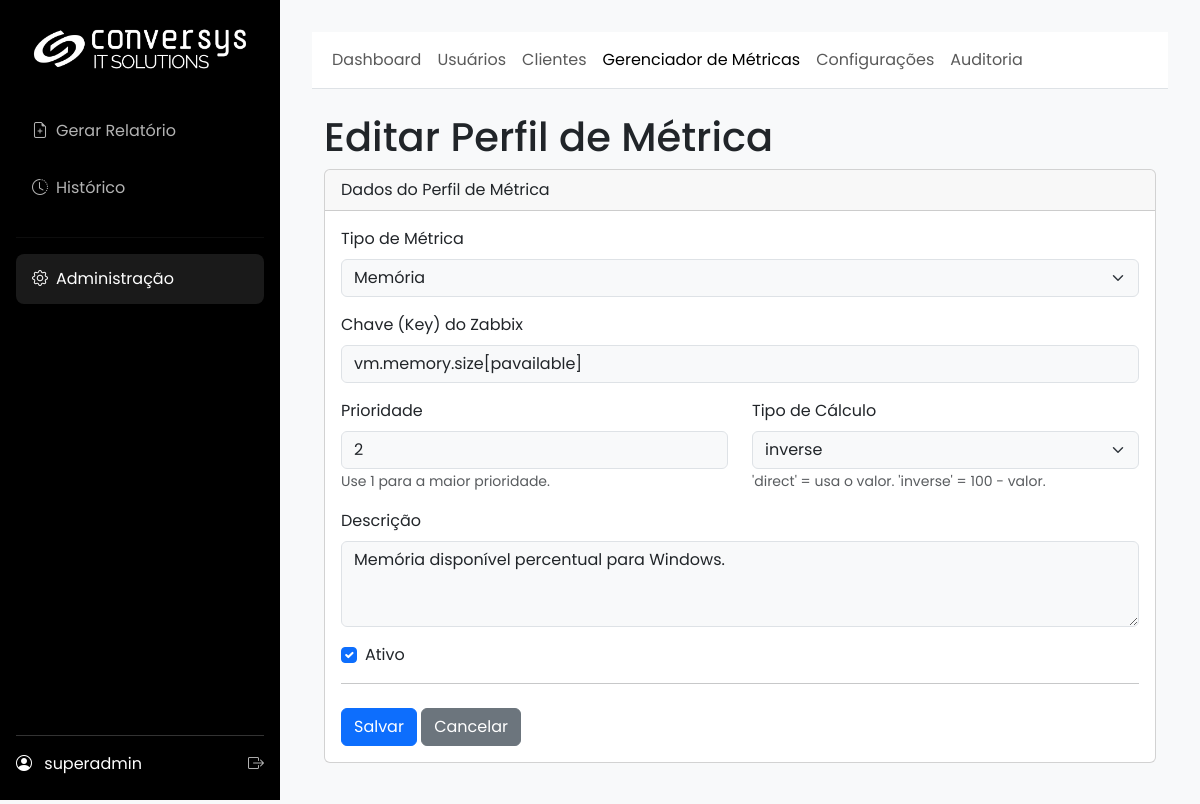
The page /admin/metric_key/edit/2 (signed in) on the database its author committed.
### app/models.py (models this page shows, shortened)
class SystemConfig(db.Model):
    id = db.Column(db.Integer, primary_key=True)
    company_name = db.Column(db.String(100), default="Conversys IT Solutions")
    footer_text = db.Column(db.String(255), default=f"Conversys IT Solutions Copyright {dt.datetime.now().year} – Todos os direitos Reservados | Política de privacidade")
    primary_color = db.Column(db.String(7), default="#2c3e50")
    secondary_color = db.Column(db.String(7), default="#3498db")
    logo_dark_bg_path = db.Column(db.String(255), nullable=True)
    logo_light_bg_path = db.Column(db.String(255), nullable=True)
    login_background_path = db.Column(db.String(255), nullable=True)
    default_cover_path = db.Column(db.String(255), nullable=True)
    color_scheme = db.Column(db.String(10), default="light")
    color_bg_main = db.Column(db.String(7), default="#f8f9fa")
    color_bg_card = db.Column(db.String(7), default="#ffffff")
    color_text_light = db.Column(db.String(7), default="#212529")
    color_border = db.Column(db.String(7), default="#dee2e6")
    login_media_path = db.Column(db.String(255), nullable=True)
    report_cover_path = db.Column(db.String(255), nullable=True)
    report_final_page_path = db.Column(db.String(255), nullable=True)

class User(UserMixin, db.Model):
    id = db.Column(db.Integer, primary_key=True)
    username = db.Column(db.String(64), index=True, unique=True)
    email = db.Column(db.String(120), index=True, unique=True)
    password_hash = db.Column(db.String(256))
    role_id = db.Column(db.Integer, db.ForeignKey('role.id'))
    reports = db.relationship('Report', backref='user', lazy='dynamic')
    clients = db.relationship('Client', secondary=user_client_association, back_populates='users')
    def has_role(self, role_name):
        return self.role.name == role_name

class MetricKeyProfile(db.Model):
    __tablename__ = 'metric_key_profile'
    id = db.Column(db.Integer, primary_key=True)
    metric_type = db.Column(db.String(50), nullable=False, index=True)
    key_string = db.Column(db.String(255), nullable=False)
    priority = db.Column(db.Integer, nullable=False, default=10)
    calculation_type = db.Column(db.Enum(CalculationType), nullable=False, default=CalculationType.DIRECT)
    description = db.Column(db.String(255), nullable=True)
    is_active = db.Column(db.Boolean, default=True, nullable=False)

### app/admin/routes.py (the view)
@admin.route('/metric_key/edit/<int:key_id>', methods=['GET', 'POST'])
@admin_required
def edit_metric_key(key_id):
    _ensure_request_id()
    _log_debug("Acessando rota edit_metric_key", key_id=key_id, method=request.method)
    key_profile = MetricKeyProfile.query.get_or_404(key_id)
    form = MetricKeyProfileForm(obj=key_profile)
    if request.method == 'GET':
        form.calculation_type.data = key_profile.calculation_type.name
    if form.validate_on_submit():
        _log_debug("Formulário de edição de perfil validado", key_id=key_id)
        try:
            key_profile.metric_type = form.metric_type.data
            key_profile.key_string = form.key_string.data
            key_profile.priority = form.priority.data
            key_profile.calculation_type = CalculationType[form.calculation_type.data]
            key_profile.description = form.description.data
            key_profile.is_active = form.is_active.data
            db.session.commit()
            AuditService.log(f'Editou o perfil de métrica ID {key_id}: {key_profile.key_string}')
            flash('Perfil de métrica atualizado com sucesso!', 'success')
            return redirect(url_for('admin.list_metric_keys'))
        except Exception as e:
            current_app.logger.error(f"[{g.request_id}] Erro ao atualizar perfil de métrica ID {key_id}: {e}", exc_info=True)
            db.session.rollback()
            flash('Erro ao atualizar o perfil de métrica. Consulte os logs.', 'danger')
    else:
        if request.method == 'POST':
            _log_debug("Validação do formulário de edição falhou", key_id=key_id, errors=form.errors)
    return render_template('admin/metric_key_form.html', form=form, title="Editar Perfil de Métrica", action="Editar")

### app/admin/routes.py
class MetricKeyProfileForm(FlaskForm):
    metric_type = SelectField(
        'Tipo de Métrica',
        choices=[
            ('memory', 'Memória'),
            ('cpu', 'CPU'),
            ('disk', 'Disco'),
            ('wifi_clients', 'Wi-Fi (Contagem de Clientes)')  # <-- NOVO
        ],
        validators=[DataRequired(message="Selecione o tipo de métrica.")]
    )
    key_string = StringField(
        'Chave (Key) do Zabbix',
        validators=[DataRequired(message="A chave do item é obrigatória."), Length(min=1, max=255)]
    )
    priority = IntegerField(
        'Prioridade',
        validators=[DataRequired(message="A prioridade é obrigatória."), NumberRange(min=1, max=100)],
        default=10
    )
    calculation_type = SelectField(
        'Tipo de Cálculo',
        choices=[(calc.name, calc.value) for calc in CalculationType],
        validators=[DataRequired(message="O tipo de cálculo é obrigatório.")]
    )
    description = TextAreaField(
        'Descrição',
        validators=[Length(max=255)]
    )
    is_active = BooleanField('Ativo', default=True)
    submit = SubmitField('Salvar')

### app/__init__.py (called while the page is built)
@login_manager.user_loader
def load_user(user_id):
    from .models import User
    return db.session.get(User, int(user_id))

def _ensure_request_id():
    rid = getattr(g, "request_id", None)
    if not rid:
        rid = uuid.uuid4().hex
        g.request_id = rid
    return rid

### app/admin/routes.py (called while the page is built)
def _ensure_request_id():
    if not getattr(g, "request_id", None):
        g.request_id = uuid.uuid4().hex
    return g.request_id

def _log_debug(msg, **extra):
    rid = _ensure_request_id()
    payload = {"rid": rid, **extra}
    try:
        current_app.logger.debug(f"{msg} | {payload}")
    except Exception:
        print(f"DEBUG {msg} | {payload}")

### app/main/routes.py (called while the page is built, shortened)
@main.before_app_request
def before_request_func():
    cfg = SystemConfig.query.first()
    g.sys_config = cfg

### app/utils.py (called while the page is built)
def admin_required(f):
    @wraps(f)
    @login_required
    def decorated_function(*args, **kwargs):
        if not (current_user.has_role('admin') or current_user.has_role('super_admin')):
            flash('Acesso negado. Você não tem permissão para acessar esta área.', 'danger')
            return redirect(url_for('main.gerar_form'))
        return f(*args, **kwargs)
    return decorated_function

### app/templates/admin/metric_key_form.html (shortened to what this page needs)
{% extends 'admin/base.html' %}
{% block admin_content %}
<div class="container-fluid">
    <h1 class="mt-4">{{ action }} Perfil de Métrica</h1>
    <div class="card mb-4">
        <div class="card-header">
            Dados do Perfil de Métrica
        </div>
        <div class="card-body">
            <form method="POST" action="">
                <div class="mb-3">
                    {{ form.metric_type.label(class="form-label") }}
                    {{ form.metric_type(class="form-select" + (" is-invalid" if form.metric_type.errors else "")) }}
                </div>
                <div class="mb-3">
                    {{ form.key_string.label(class="form-label") }}
                    {{ form.key_string(class="form-control" + (" is-invalid" if form.key_string.errors else ""), placeholder="Ex: vm.memory.size[pused]") }}
                </div>
                <div class="row">
                    <div class="col-md-6 mb-3">
                        {{ form.priority.label(class="form-label") }}
                        {{ form.priority(class="form-control" + (" is-invalid" if form.priority.errors else "")) }}
                        <small class="form-text text-muted">Use 1 para a maior prioridade.</small>
                    </div>
                    <div class="col-md-6 mb-3">
                        {{ form.calculation_type.label(class="form-label") }}
                        {{ form.calculation_type(class="form-select" + (" is-invalid" if form.calculation_type.errors else "")) }}
                        <small class="form-text text-muted">'direct' = usa o valor. 'inverse' = 100 - valor.</small>
                    </div>
                </div>
                <div class="mb-3">
                    {{ form.description.label(class="form-label") }}
                    {{ form.description(class="form-control", rows=3, placeholder="Ex: % de memória usada em servidores Linux") }}
                </div>
                <div class="mb-3 form-check">
                    {{ form.is_active(class="form-check-input") }}
                    {{ form.is_active.label(class="form-check-label") }}
                </div>
                <hr>
                <div class="mt-4">
                    <button type="submit" class="btn btn-primary">Salvar</button>
                    <a href="{{ url_for('admin.list_metric_keys') }}" class="btn btn-secondary">Cancelar</a>
                </div>
            </form>
        </div>
    </div>
</div>
{% endblock %}

### app/templates/base.html (shortened to what this page needs)
<!DOCTYPE html>
<html lang="pt-br" data-bs-theme="{{ g.sys_config.color_scheme | default('dark') }}">
<head>
    <link href="https://cdn.jsdelivr.net/npm/bootstrap@5.3.3/dist/css/bootstrap.min.css" rel="stylesheet">
    <link rel="stylesheet" href="https://cdn.jsdelivr.net/npm/bootstrap-icons@1.11.3/font/bootstrap-icons.min.css">
</head>
<body>
    <div class="d-flex">
        <div class="sidebar">
            <a href="{{ url_for('main.index') }}" class="logo">
                {% if g.sys_config.logo_dark_bg_path %}
                    <img src="{{ url_for('main.uploaded_file', filename=g.sys_config.logo_dark_bg_path) }}" alt="Logo">
                {% else %}
                    <span>{{ g.sys_config.company_name }}</span>
                {% endif %}
            </a>
            <ul class="nav flex-column">
                <li><a href="{{ url_for('main.gerar_form') }}" class="nav-link {% if request.endpoint == 'main.gerar_form' %}active{% endif %}"><i class="bi bi-file-earmark-plus me-2"></i>Gerar Relatório</a></li>
                <li><a href="{{ url_for('main.history') }}" class="nav-link {% if request.endpoint == 'main.history' %}active{% endif %}"><i class="bi bi-clock-history me-2"></i>Histórico</a></li>
                {% if current_user.has_role('admin') or current_user.has_role('super_admin') %}
                <hr style="border-color: rgba(255,255,255,0.2);">
                <li><a href="{{ url_for('admin.dashboard') }}" class="nav-link {% if 'admin.' in request.endpoint %}active{% endif %}"><i class="bi bi-gear me-2"></i>Administração</a></li>
                {% endif %}
            </ul>
            <div class="user-info">
                <div class="d-flex justify-content-between align-items-center">
                    <div>
                        <i class="bi bi-person-circle me-2"></i>
                        <span>{{ current_user.username }}</span>
                    </div>
                    <a href="{{ url_for('auth.logout') }}" title="Sair"><i class="bi bi-box-arrow-right"></i></a>
                </div>
            </div>
        </div>
        <div class="main-content flex-grow-1">
            {% block content %}{% endblock %}
        </div>
    </div>
</body>
</html>

### rows shown on the page
SystemConfig: logo_dark_bg_path (picture)
User: username "superadmin"
MetricKeyProfile: metric_type "Memória", key_string "vm.memory.size[pavailable]", priority "2", calculation_type "inverse", description "Memória disponível percentual para Windows.", is_active "☑"

### other values the page prints
{{ action }} "Editar"
